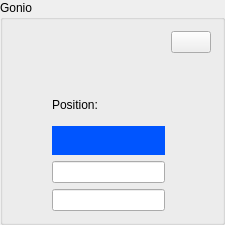
    <widget class="QGroupBox" name="groupBox_2">
     <property name="sizePolicy">
      <sizepolicy hsizetype="MinimumExpanding" vsizetype="MinimumExpanding">
       <horstretch>0</horstretch>
       <verstretch>0</verstretch>
      </sizepolicy>
     </property>
     <property name="minimumSize">
      <size>
       <width>225</width>
       <height>225</height>
      </size>
     </property>
     <property name="title">
      <string>Gonio</string>
     </property>
     <layout class="QGridLayout" name="gridLayout_4">
      <item row="0" column="1">
       <layout class="QGridLayout" name="gridLayout_8">
        <item row="0" column="1">
         <widget class="PyDMPushButton" name="PyDMPushButton_9">
          <property name="toolTip">
           <string/>
          </property>
          <property name="styleSheet">
           <string notr="true">background-color: transparent;
border: none;</string>
          </property>
          <property name="alarmSensitiveContent">
           <bool>false</bool>
          </property>
          <property name="alarmSensitiveBorder">
           <bool>false</bool>
          </property>
          <property name="PyDMToolTip">
           <string/>
          </property>
          <property name="monitorDisp">
           <bool>false</bool>
          </property>
          <property name="channel">
           <string/>
          </property>
          <property name="PyDMIcon">
           <string>wrench</string>
          </property>
          <property name="PyDMIconColor">
           <color>
            <red>0</red>
            <green>0</green>
            <blue>0</blue>
           </color>
          </property>
          <property name="passwordProtected">
           <bool>false</bool>
          </property>
          <property name="password">
           <string/>
          </property>
          <property name="protectedPassword">
           <string/>
          </property>
          <property name="showConfirmDialog">
           <bool>false</bool>
          </property>
          <property name="confirmMessage">
           <string>Are you sure you want to proceed?</string>
          </property>
          <property name="pressValue">
           <string>None</string>
          </property>
          <property name="releaseValue">
           <string>None</string>
          </property>
          <property name="relativeChange">
           <bool>false</bool>
          </property>
          <property name="writeWhenRelease">
           <bool>false</bool>
          </property>
         </widget>
        </item>
        <item row="0" column="0">
         <widget class="PyDMPushButton" name="PyDMPushButton_8">
          <property name="toolTip">
           <string/>
          </property>
          <property name="styleSheet">
           <string notr="true">background-color: transparent;
border: none;</string>
          </property>
          <property name="iconSize">
           <size>
            <width>20</width>
            <height>20</height>
           </size>
          </property>
          <property name="alarmSensitiveContent">
           <bool>false</bool>
          </property>
          <property name="alarmSensitiveBorder">
           <bool>false</bool>
          </property>
          <property name="PyDMToolTip">
           <string/>
          </property>
          <property name="monitorDisp">
           <bool>false</bool>
          </property>
          <property name="channel">
           <string/>
          </property>
          <property name="PyDMIcon">
           <string>ruler-horizontal</string>
          </property>
          <property name="PyDMIconColor">
           <color>
            <red>0</red>
            <green>0</green>
            <blue>0</blue>
           </color>
          </property>
          <property name="passwordProtected">
           <bool>false</bool>
          </property>
          <property name="password">
           <string/>
          </property>
          <property name="protectedPassword">
           <string/>
          </property>
          <property name="showConfirmDialog">
           <bool>false</bool>
          </property>
          <property name="confirmMessage">
           <string>Are you sure you want to proceed?</string>
          </property>
          <property name="pressValue">
           <string>None</string>
          </property>
          <property name="releaseValue">
           <string>None</string>
          </property>
          <property name="relativeChange">
           <bool>false</bool>
          </property>
          <property name="writeWhenRelease">
           <bool>false</bool>
          </property>
         </widget>
        </item>
        <item row="0" column="2">
         <widget class="PyDMPushButton" name="PyDMPushButton_10">
          <property name="toolTip">
           <string/>
          </property>
          <property name="styleSheet">
           <string notr="true">background-color: transparent;
border: none;</string>
          </property>
          <property name="alarmSensitiveContent">
           <bool>false</bool>
          </property>
          <property name="alarmSensitiveBorder">
           <bool>false</bool>
          </property>
          <property name="PyDMToolTip">
           <string/>
          </property>
          <property name="monitorDisp">
           <bool>false</bool>
          </property>
          <property name="channel">
           <string/>
          </property>
          <property name="PyDMIcon">
           <string>home</string>
          </property>
          <property name="PyDMIconColor">
           <color>
            <red>0</red>
            <green>0</green>
            <blue>0</blue>
           </color>
          </property>
          <property name="passwordProtected">
           <bool>false</bool>
          </property>
          <property name="password">
           <string/>
          </property>
          <property name="protectedPassword">
           <string/>
          </property>
          <property name="showConfirmDialog">
           <bool>false</bool>
          </property>
          <property name="confirmMessage">
           <string>Are you sure you want to proceed?</string>
          </property>
          <property name="pressValue">
           <string>None</string>
          </property>
          <property name="releaseValue">
           <string>None</string>
          </property>
          <property name="relativeChange">
           <bool>false</bool>
          </property>
          <property name="writeWhenRelease">
           <bool>false</bool>
          </property>
         </widget>
        </item>
       </layout>
      </item>
      <item row="5" column="1">
       <widget class="PyDMLineEdit" name="PyDMLineEdit_3">
        <property name="toolTip">
         <string/>
        </property>
        <property name="alignment">
         <set>Qt::AlignCenter</set>
        </property>
       </widget>
      </item>
      <item row="1" column="2">
       <widget class="SvgMultiStateLED" name="SvgMultiStateLED">
        <property name="sizePolicy">
         <sizepolicy hsizetype="Preferred" vsizetype="Preferred">
          <horstretch>0</horstretch>
          <verstretch>0</verstretch>
         </sizepolicy>
        </property>
        <property name="maximumSize">
         <size>
          <width>64</width>
          <height>25</height>
         </size>
        </property>
        <property name="toolTip">
         <string/>
        </property>
       </widget>
      </item>
      <item row="1" column="1">
       <layout class="QGridLayout" name="gridLayout_5">
        <item row="1" column="0">
         <widget class="PyDMByteIndicator" name="PyDMByteIndicator_4">
          <property name="toolTip">
           <string/>
          </property>
          <property name="alarmSensitiveContent">
           <bool>false</bool>
          </property>
          <property name="alarmSensitiveBorder">
           <bool>true</bool>
          </property>
          <property name="PyDMToolTip">
           <string/>
          </property>
          <property name="channel">
           <string/>
          </property>
          <property name="blinkOnChange">
           <bool>false</bool>
          </property>
          <property name="toggleMode">
           <bool>false</bool>
          </property>
          <property name="blinkInterval">
           <number>99</number>
          </property>
          <property name="showLabels">
           <bool>false</bool>
          </property>
          <property name="bigEndian">
           <bool>false</bool>
          </property>
          <property name="circles">
           <bool>true</bool>
          </property>
          <property name="numBits">
           <number>1</number>
          </property>
          <property name="shift">
           <number>0</number>
          </property>
          <property name="labels">
           <stringlist>
            <string>Bit 0</string>
           </stringlist>
          </property>
         </widget>
        </item>
        <item row="1" column="2">
         <widget class="PyDMByteIndicator" name="PyDMByteIndicator_5">
          <property name="toolTip">
           <string/>
          </property>
          <property name="alarmSensitiveContent">
           <bool>false</bool>
          </property>
          <property name="alarmSensitiveBorder">
           <bool>true</bool>
          </property>
          <property name="PyDMToolTip">
           <string/>
          </property>
          <property name="channel">
           <string/>
          </property>
          <property name="blinkOnChange">
           <bool>false</bool>
          </property>
          <property name="toggleMode">
           <bool>false</bool>
          </property>
          <property name="blinkInterval">
           <number>99</number>
          </property>
          <property name="showLabels">
           <bool>false</bool>
          </property>
          <property name="bigEndian">
           <bool>false</bool>
          </property>
          <property name="circles">
           <bool>true</bool>
          </property>
          <property name="numBits">
           <number>1</number>
          </property>
          <property name="shift">
           <number>0</number>
          </property>
          <property name="labels">
           <stringlist>
            <string>Bit 0</string>
           </stringlist>
          </property>
         </widget>
        </item>
        <item row="1" column="1">
         <widget class="PyDMByteIndicator" name="PyDMByteIndicator_6">
          <property name="toolTip">
           <string/>
          </property>
          <property name="alarmSensitiveContent">
           <bool>false</bool>
          </property>
          <property name="alarmSensitiveBorder">
           <bool>true</bool>
          </property>
          <property name="PyDMToolTip">
           <string/>
          </property>
          <property name="channel">
           <string/>
          </property>
          <property name="blinkOnChange">
           <bool>false</bool>
          </property>
          <property name="toggleMode">
           <bool>false</bool>
          </property>
          <property name="blinkInterval">
           <number>99</number>
          </property>
          <property name="showLabels">
           <bool>false</bool>
          </property>
          <property name="bigEndian">
           <bool>false</bool>
          </property>
          <property name="circles">
           <bool>true</bool>
          </property>
          <property name="numBits">
           <number>1</number>
          </property>
          <property name="shift">
           <number>0</number>
          </property>
          <property name="labels">
           <stringlist>
            <string>Bit 0</string>
           </stringlist>
          </property>
         </widget>
        </item>
       </layout>
      </item>
      <item row="4" column="1">
       <widget class="PyDMLineEdit" name="PyDMLineEdit_4">
        <property name="toolTip">
         <string/>
        </property>
        <property name="alignment">
         <set>Qt::AlignCenter</set>
        </property>
       </widget>
      </item>
      <item row="5" column="2">
       <widget class="PyDMPushButton" name="PyDMPushButton_7">
        <property name="toolTip">
         <string/>
        </property>
        <property name="styleSheet">
         <string notr="true">background-color: transparent;
border: none;</string>
        </property>
        <property name="icon">
         <iconset>
          <normaloff>../icons/right-tilt-plus.svg</normaloff>../icons/right-tilt-plus.svg</iconset>
        </property>
        <property name="iconSize">
         <size>
          <width>40</width>
          <height>40</height>
         </size>
        </property>
        <property name="alarmSensitiveContent">
         <bool>false</bool>
        </property>
        <property name="alarmSensitiveBorder">
         <bool>false</bool>
        </property>
        <property name="PyDMToolTip">
         <string/>
        </property>
        <property name="monitorDisp">
         <bool>false</bool>
        </property>
        <property name="channel">
         <string/>
        </property>
        <property name="PyDMIcon">
         <string/>
        </property>
        <property name="PyDMIconColor">
         <color>
          <red>0</red>
          <green>0</green>
          <blue>0</blue>
         </color>
        </property>
        <property name="passwordProtected">
         <bool>false</bool>
        </property>
        <property name="password">
         <string/>
        </property>
        <property name="protectedPassword">
         <string/>
        </property>
        <property name="showConfirmDialog">
         <bool>false</bool>
        </property>
        <property name="confirmMessage">
         <string>Are you sure you want to proceed?</string>
        </property>
        <property name="pressValue">
         <string>None</string>
        </property>
        <property name="releaseValue">
         <string>None</string>
        </property>
        <property name="relativeChange">
         <bool>false</bool>
        </property>
        <property name="writeWhenRelease">
         <bool>false</bool>
        </property>
       </widget>
      </item>
      <item row="3" column="1">
       <widget class="PyDMLabel" name="PyDMLabel_2">
        <property name="sizePolicy">
         <sizepolicy hsizetype="Preferred" vsizetype="Minimum">
          <horstretch>0</horstretch>
          <verstretch>0</verstretch>
         </sizepolicy>
        </property>
        <property name="minimumSize">
         <size>
          <width>0</width>
          <height>20</height>
         </size>
        </property>
        <property name="toolTip">
         <string/>
        </property>
        <property name="styleSheet">
         <string notr="true">background-color: rgb(0, 85, 255);
color: rgb(255, 255, 255);</string>
        </property>
        <property name="alignment">
         <set>Qt::AlignCenter</set>
        </property>
       </widget>
      </item>
      <item row="5" column="0">
       <widget class="PyDMPushButton" name="PyDMPushButton_6">
        <property name="toolTip">
         <string/>
        </property>
        <property name="styleSheet">
         <string notr="true">background-color: transparent;
border: none;</string>
        </property>
        <property name="icon">
         <iconset>
          <normaloff>../icons/left-tilt-minus.svg</normaloff>../icons/left-tilt-minus.svg</iconset>
        </property>
        <property name="iconSize">
         <size>
          <width>40</width>
          <height>40</height>
         </size>
        </property>
        <property name="alarmSensitiveContent">
         <bool>false</bool>
        </property>
        <property name="alarmSensitiveBorder">
         <bool>false</bool>
        </property>
        <property name="PyDMToolTip">
         <string/>
        </property>
        <property name="monitorDisp">
         <bool>false</bool>
        </property>
        <property name="channel">
         <string/>
        </property>
        <property name="PyDMIcon">
         <string/>
        </property>
        <property name="PyDMIconColor">
         <color>
          <red>0</red>
          <green>0</green>
          <blue>0</blue>
         </color>
        </property>
        <property name="passwordProtected">
         <bool>false</bool>
        </property>
        <property name="password">
         <string/>
        </property>
        <property name="protectedPassword">
         <string/>
        </property>
        <property name="showConfirmDialog">
         <bool>false</bool>
        </property>
        <property name="confirmMessage">
         <string>Are you sure you want to proceed?</string>
        </property>
        <property name="pressValue">
         <string>None</string>
        </property>
        <property name="releaseValue">
         <string>None</string>
        </property>
        <property name="relativeChange">
         <bool>false</bool>
        </property>
        <property name="writeWhenRelease">
         <bool>false</bool>
        </property>
       </widget>
      </item>
      <item row="0" column="2">
       <widget class="PyDMShellCommand" name="PyDMShellCommand">
        <property name="toolTip">
         <string/>
        </property>
        <property name="text">
         <string/>
        </property>
       </widget>
      </item>
      <item row="2" column="1">
       <widget class="QLabel" name="label_2">
        <property name="text">
         <string>Position:</string>
        </property>
       </widget>
      </item>
     </layout>
    </widget>
